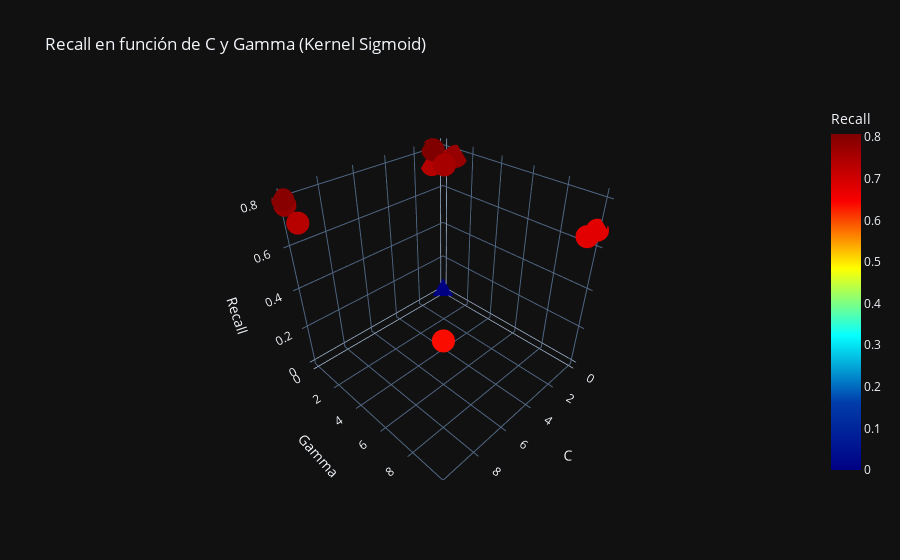

Notebook code for this chart:
### Code cell
# Extraer resultados del GridSearchCV
kernel_sigmoid_results = resultados['sigmoid']  # Asegúrate de que es el kernel correcto

# Extraer los valores de C, gamma y el score
C_values = kernel_sigmoid_results['param_C'].data
gamma_values = kernel_sigmoid_results['param_gamma'].data
recall_scores = kernel_sigmoid_results['mean_test_score']

# Crear un DataFrame para facilitar el manejo de datos
df = pd.DataFrame({
    'C': C_values,
    'Gamma': gamma_values,
    'Recall': recall_scores
})

# Crear un gráfico Scatter 3D interactivo con Plotly
import plotly.express as px
fig = px.scatter_3d(df, x='C', y='Gamma', z='Recall', color='Recall', 
                    title='Recall en función de C y Gamma (Kernel Sigmoid)', 
                    color_continuous_scale='Jet')
fig.show()

### Figure 1 — Plotly figure (JSON) as saved in the notebook; plotly's stock layout.template omitted (floating-point values rounded to 4 significant figures)
{"data": [{"hovertemplate": "C=%{x}<br>Gamma=%{y}<br>Recall=%{marker.color}<extra></extra>", "legendgroup": "", "marker": {"color": [0.7978, 0.7789, 0.7344, 0.6378, 0.7378, 0.8078, 0.7567, 0.6778, 0, 0.7378, 0.7778, 0.6767], "coloraxis": "coloraxis", "symbol": "circle"}, "mode": "markers", "name": "", "scene": "scene", "showlegend": false, "type": "scatter3d", "x": [10, 10, 10, 10, 1, 1, 1, 1, 0.1, 0.1, 0.1, 0.1], "y": [0.01, 0.1, 1, 10, 0.01, 0.1, 1, 10, 0.01, 0.1, 1, 10], "z": [0.7978, 0.7789, 0.7344, 0.6378, 0.7378, 0.8078, 0.7567, 0.6778, 0, 0.7378, 0.7778, 0.6767]}], "layout": {"coloraxis": {"colorbar": {"title": {"text": "Recall"}}, "colorscale": [[0, "rgb(0,0,131)"], [0.2, "rgb(0,60,170)"], [0.4, "rgb(5,255,255)"], [0.6, "rgb(255,255,0)"], [0.8, "rgb(250,0,0)"], [1, "rgb(128,0,0)"]]}, "legend": {"tracegroupgap": 0}, "scene": {"domain": {"x": [0, 1], "y": [0, 1]}, "xaxis": {"title": {"text": "C"}}, "yaxis": {"title": {"text": "Gamma"}}, "zaxis": {"title": {"text": "Recall"}}}, "title": {"text": "Recall en función de C y Gamma (Kernel Sigmoid)"}}}
